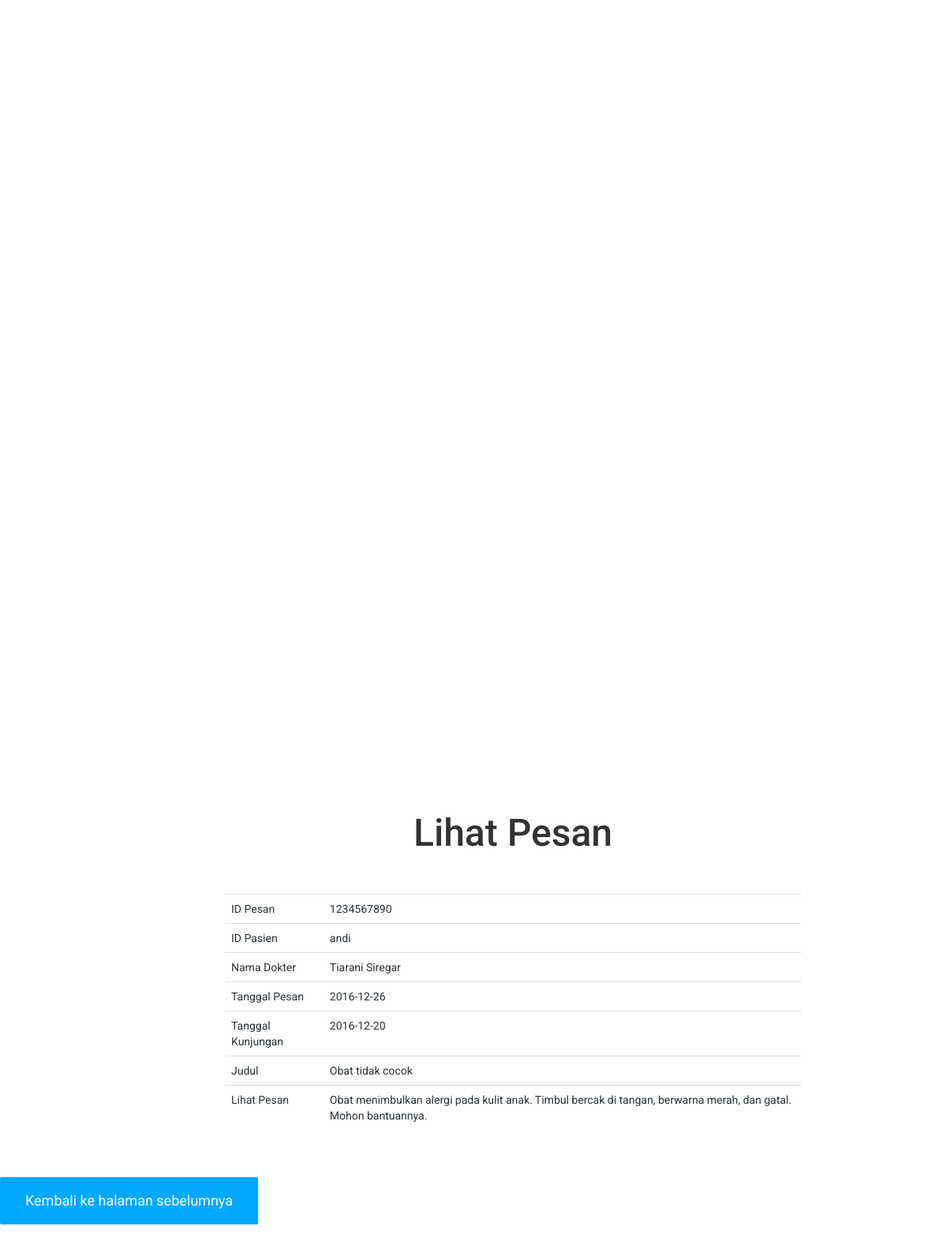
The page /lihatpesan.php?id=1234567890 on the database its author committed.
### tables this page shows
CREATE TABLE IF NOT EXISTS `pesan_pasien` (
  `ID_pesan` int(10) NOT NULL,
  `ID_pas` char(8) NOT NULL,
  `nama_dok` char(30) NOT NULL,
  `judul` varchar(100) NOT NULL,
  `tgl_kunjungan` date NOT NULL,
  `tgl_pesan` date NOT NULL,
  `pesan` longtext NOT NULL
);

### lihatpesan.php (the view, shortened to what this page needs)
<!DOCTYPE html>
<html lang="en">
<head>
	<link rel="stylesheet" type="text/css" href="css/normalize.css">
	<link rel="stylesheet" type="text/css" href="css/bootstrap.css">
	<link rel="stylesheet" type="text/css" href="css/owl.css">
	<link rel="stylesheet" type="text/css" href="css/animate.css">
	<link rel="stylesheet" type="text/css" href="fonts/font-awesome-4.1.0/css/font-awesome.min.css">
	<link rel="stylesheet" type="text/css" href="fonts/eleganticons/et-icons.css">
	<link rel="stylesheet" type="text/css" href="css/cardio.css">
</head>
<body>
	<nav class="navbar">
		<div class="container">
			<div class="navbar-header">
				<a class="navbar-brand" href="#"><img src="img/logo.png" data-active-url="img/logo-active.png" alt=""></a>
			</div>
			<div class="collapse navbar-collapse" id="bs-example-navbar-collapse-1">
				<ul class="nav navbar-nav navbar-right main-nav">
					<li><a href="index.php">Home</a></li>
					<li><a href="consul.php" >Konsultasi</a></li>
				</ul>
			</div>
		</div>
	</nav>
	<section class="section section-padded">
	<div class="container">
		<div class="row col-md-3"></div>
		<div class="row col-md-8">
			<center><h2>Lihat Pesan</h2></center><br><br>
			<form>
				<?php
					$pasien = mysql_query("SELECT * FROM pesan_pasien WHERE ID_pesan='".$_SESSION['lihat_id']."'");
					$col=mysql_fetch_array($pasien);
				?>
				<table class="table">
					<tr>
			            <td>ID Pesan</td>
			            <td><?php echo $col['ID_pesan'];?></td>
			        </tr>
			        <tr>
			            <td>ID Pasien</td>
			            <td><?php echo $col['ID_pas'];?></td>
		            </tr>
		            <tr>
			            <td>Nama Dokter</td>
			            <td><?php echo $col['nama_dok'];?></td>
			        </tr>
			        <tr>
			            <td>Tanggal Pesan</td>
			            <td><?php echo $col['tgl_pesan'];?></td>
			        </tr>
			       	<tr>
			            <td>Tanggal Kunjungan</td>
			            <td><?php echo $col['tgl_kunjungan'];?></td>
			        </tr>
			        <tr>
			            <td>Judul</td>
			            <td><?php echo $col['judul'];?></td>
			        </tr>
			        <tr>
			            <td>Lihat Pesan</td>
			            <td><?php echo $col['pesan'];?></td>
			        </tr>
			    </table>
			</form>
		</div>
	</div>
	<br><br>
			<a href="riwayat.php" class="btn btn-blue" <?php if(!empty($_SESSION['status'])) {echo 'style="display:none;"'; } ?>>Kembali ke halaman sebelumnya</a></center>
	</section>
</body>
</html>

### css/cardio.css (style rules this page uses)
body { font-family: 'Roboto', 'Helvetica Neue', 'Segoe UI', Helvetica, Arial, sans-serif; font-size: 14px; overflow-x: hidden; color: #2a3237; -webkit-font-smoothing: antialiased; -moz-osx-font-smoothing: grayscale; }
h1, h2, h3, h4, h5, h6 { font-family: 'Roboto', 'Avenir Next', 'Helvetica Neue', 'Segoe UI', Helvetica, Arial, sans-serif; position: relative; margin: 10px 0; }
h2 { font-size: 48px; }
a { text-decoration: none; color: #00a8ff; -webkit-transition: all 0.3s ease; transition: all 0.3s ease; }
nav.navbar { position: absolute; z-index: 9500; width: 100%; width: 100vw; -webkit-transition: all 0.3s ease; transition: all 0.3s ease; }
nav.navbar-fixed-top { z-index: 9499; top: 0; padding: 25px 0; opacity: 0; background: white; box-shadow: 0px 4px 3px rgba(0, 0, 0, 0.05); }
nav.navbar-fixed-top .navbar-nav > li > a:not(.btn) { color: #bbb; }
.btn { font-size: 18px; display: inline-block; padding: 15px 30px; color: white; border: 2px solid transparent; border-radius: 2px; background: transparent; -webkit-transition: all 0.3s ease; transition: all 0.3s ease; }
.btn.btn-blue { background: #00a8ff; }
.navbar { top: 50px; }
.container { position: relative; z-index: 1; }
section { position: relative; }
.section { padding: 40px 0; background: #fff; }
.section-padded { padding: 140px 0 40px; }

### rows shown on the page
pesan_pasien: ID_pesan "1234567890", ID_pas "andi", nama_dok "Tiarani Siregar", tgl_pesan "2016-12-26", tgl_kunjungan "2016-12-20", judul "Obat tidak cocok", pesan "Obat menimbulkan alergi pada kulit anak. Timbul bercak di tangan, berwarna merah, dan gatal. Mohon bantuannya."
